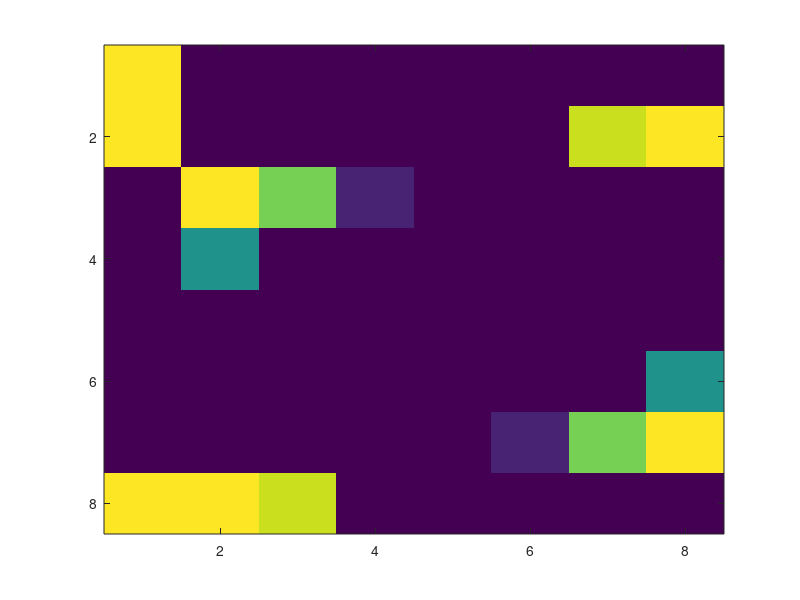
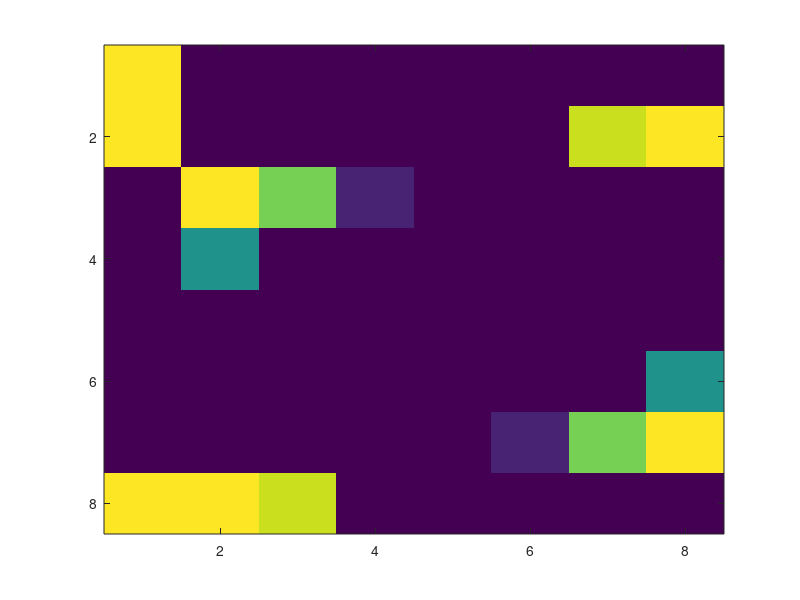

Source code (MATLAB) for these figures, in order:

X =[0.000000 12.533323 24.868989 36.812455 48.175367 58.778525 68.454711 77.051324 ;
84.432793 90.482705 95.105652 98.228725 99.802673 99.802673 98.228725 95.105652 ;
90.482705 84.432793 77.051324 68.454711 58.778525 48.175367 36.812455 24.868989 ;
12.533323 -0.000000 -12.533323 -24.868989 -36.812455 -48.175367 -58.778525 -68.454711 ;
-77.051324 -84.432793 -90.482705 -95.105652 -98.228725 -99.802673 -99.802673 -98.228725 ;
-95.105652 -90.482705 -84.432793 -77.051324 -68.454711 -58.778525 -48.175367 -36.812455 ;
-24.868989 -12.533323 0.000000 12.533323 24.868989 36.812455 48.175367 58.778525 ;
68.454711 77.051324 84.432793 90.482705 95.105652 98.228725 99.802673 99.802673 ;
];






Y = [894.529915 -75.222118 -56.614420 -53.493378 -52.849548 -53.493378 -56.614420 -75.222118 ;
2675.603100 -520.198144 -244.303758 -146.135090 -81.620542 -20.853562 59.148340 226.732198 ;
-1049.283792 171.651936 51.224366 7.566278 -21.449684 -49.068634 -85.954539 -166.006257 ;
-535.983172 33.678223 -6.821306 -20.765287 -29.741410 -38.029458 -48.637918 -69.251026 ;
-461.804630 -20.764702 -29.227420 -30.646859 -30.939671 -30.646859 -29.227420 -20.764702 ;
-535.983172 -69.251026 -48.637918 -38.029458 -29.741410 -20.765287 -6.821306 33.678223 ;
-1049.283792 -166.006257 -85.954539 -49.068634 -21.449684 7.566278 51.224366 171.651936 ;
2675.603100 226.732198 59.148340 -20.853562 -81.620542 -146.135090 -244.303758 -520.198144 ;
];

Z = fft2(X);
figure(1) 
image(real(Z))
figure(2)
image(Y)

